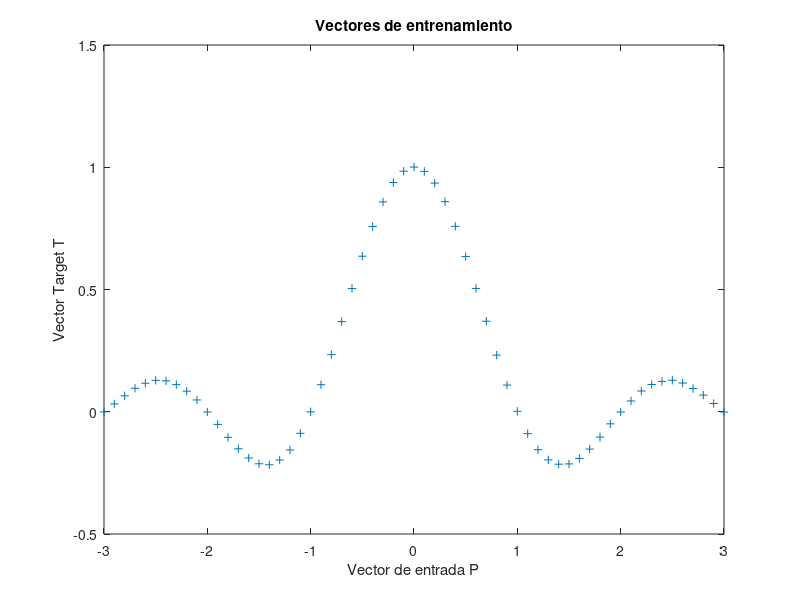

Source code (MATLAB): (Note: this script raises an error after producing the figure.)
%%%%%%%%%%%%%%%%%%%%%%%%%%%%%%%%%%%%%%%%%%%%%%%%%%%%%%%%%%%%%%%
% APROXIMACIÓN DE FUNCIONES
%%%%%%%%%%%%%%%%%%%%%%%%%%%%%%%%%%%%%%%%%%%%%%%%%%%%%%%%%%%%%%%
clear all; close all;
% DEFINICIÓN DE LOS VECTORES DE ENTRADA-SALIDA
% ============================================
t = -3:.1:3; % eje de tiempo
F=sinc(t)+.001*randn(size(t)); % función que se desea aproximar
plot(t,F,'+');
title('Vectores de entrenamiento');
xlabel('Vector de entrada P');
ylabel('Vector Target T');
% DISEÑO DE LA RED
% ==================
hiddenLayerSize = 4;
net = fitnet(hiddenLayerSize,'trainrp');
net.divideParam.trainRatio = 70/100;
net.divideParam.valRatio = 15/100;
net.divideParam.testRatio = 15/100;
net = train(net,t,F);
Y=net(t);
plot(t,F,'+'); hold on;
plot(t,Y,'-r'); hold off;
title('Vectores de entrenamiento');
xlabel('Vector de entrada P');
ylabel('Vector Target T');